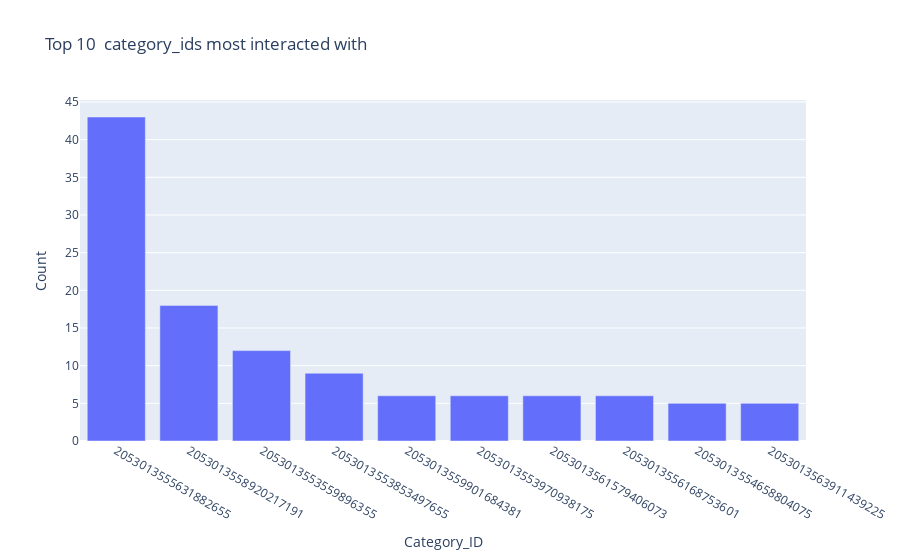

The notebook cell this image was saved under:
### Markdown cell above
### category_id
The category_id is an unique identifier for the category of a Product. Every Product is assigned to a single category_id, which is summarizing many product_ids into categories. This knowledge is based on the more detailed analyzes within the file "product_analysis.ipnynb". As you can see in the overview, there are ... unique category_ids.

### Code cell
sdf_count_per_category_id=spark.sql("SELECT DISTINCT(category_id) AS Category_ID, \
                                            COUNT(*) AS Count \
                                     FROM Data \
                                     GROUP BY category_id \
                                     ORDER BY Count DESC")
                                     
px.bar(sdf_count_per_category_id.limit(10).toPandas(), x="Category_ID", y="Count", title="Top 10  category_ids most interacted with")

### Figure 1 — Plotly figure (JSON) as saved in the notebook; plotly's stock layout.template omitted (floating-point values rounded to 4 significant figures)
{"data": [{"alignmentgroup": "True", "hovertemplate": "Category_ID=%{x}<br>Count=%{y}<extra></extra>", "legendgroup": "", "marker": {"color": "#636efa"}, "name": "", "offsetgroup": "", "orientation": "v", "showlegend": false, "textposition": "auto", "type": "bar", "x": ["2053013555631882655", "2053013558920217191", "2053013553559896355", "2053013553853497655", "2053013559901684381", "2053013553970938175", "2053013561579406073", "2053013556168753601", "2053013554658804075", "2053013563911439225"], "xaxis": "x", "y": [43, 18, 12, 9, 6, 6, 6, 6, 5, 5], "yaxis": "y"}], "layout": {"barmode": "relative", "legend": {"tracegroupgap": 0}, "title": {"text": "Top 10  category_ids most interacted with"}, "xaxis": {"anchor": "y", "domain": [0, 1], "title": {"text": "Category_ID"}}, "yaxis": {"anchor": "x", "domain": [0, 1], "title": {"text": "Count"}}}}
